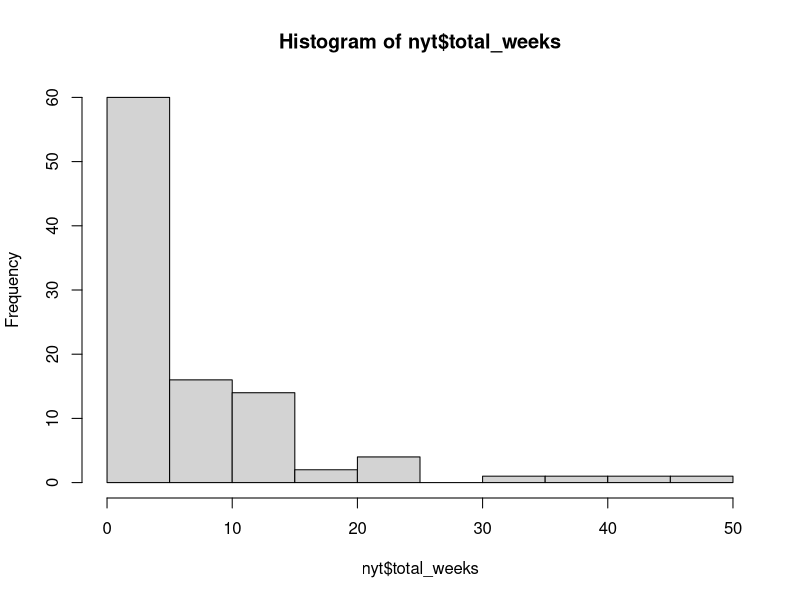

This chart was generated by the following R code:
# BIO319 Workshop 1 Script
# Fafa Adorkor
# 23/01/2024

1+3
6*24
16385534636*46854764
64476+6548568

x <- 10
y <- 20
x*y
class(x)

a <- TRUE
b <- FALSE

1 < 2
1 > 2

1 < 2 & 1 > 0

1 < 2 | 1 > 0

#Q1
7 >= 6

#Q2
x <- 12 / 3 > 3 & 5 ^ 2 < 25

x

#Q3
y <- 12 / 3 > 3 | 5 ^ 2 < 25 | 1 == 2

y

#Q4
z <- FALSE

z == TRUE

#Q5
c <- 'the cake'
c

l <- 'a lie'
l

c==l

#Q6
fn <- 'fafa'

ln <- 'adorkor'

nchar(fn) # or nchar ('Fafa')

nchar(ln)

nchar(fn) >= 6

#Q7

a <- nchar(fn) > 6 
b <- nchar(fn) != nchar("James") 
c <- nchar(fn) != nchar("Janelle")
d <- nchar(fn) != nchar("Jamil")
e <- nchar(fn) != nchar("Jessica")

a
b
c
d
e

a & b | c | d | e

# or nchar('Joe') < 6 & 'Joe' != 'James' & 'Joe' != 'Jamil' & 'Joe' != 'Jessica'

fn == "Janelle"

rep(x = c('I', 'will', 'not', 'tell', 'lies'), times = 100)

# 100 'elements' long so 'times = 20'

rep(x = c('a','b','c'), each = 5)

# 'x =' not needed

#5.1
seq(from = 0, to = 15, by = 0.1)

1:20

x <- c('a', 'b','c', 'd', 'e', 'f', 'g', 'h')

x[3]

x[3:5]

#5.2
x[seq(from = 1, to = 5, by = 2)]

x <- c(1, 2, 3, 4, 5, 6, 7, 8, 9, 8, 7, 6, 5, 4, 3, 2, 1)
x > 5
y <- x[x > 5]
print(y)

#5.3
x <- 2:15
x
y <- x[x <= 7]
print(y)

x %% 3 == 0

z <- x[x %% 3 == 0]
print(z)

#5.4
mat1.data <- c(1, 2, 3, 4, 5, 6, 7, 8, 9)
mat1 <- matrix(mat1.data,
               nrow = 3,
               ncol = 3,
               byrow = TRUE)
mat1

mat1 <- matrix(mat1.data,
               nrow = 3,
               ncol = 3,
               byrow = FALSE)
# numbers go down the columns rather than across the row

mat2.data <- c('a','b','c','d','e','f','g','h','i','j','k','l')
mat2 <- matrix(mat2.data,
               nrow = 3,
               ncol = 4,
               byrow = FALSE)
mat2

mat2[1,3]
mat2[,2]
mat2[2,]

mat2[3,4]
mat2[2:3,1]
mat2[2:3,]

#6.1
read.csv("NYTBestsellers.csv")
nyt <- read.csv("NYTBestsellers.csv")
nyt
str(nyt)

nyt[1:3, 2:5]
nyt[3,]
nyt[1:5, 'title']

#6.2
hist(nyt$total_weeks)
nyt$title[1:5]

nyt$personal_rating <- rep('brilliant', times = nrow(nyt))

nyt$number_of_pages <- rep(c(100,200,300,400,500), each = 20)

rep(seq(100,500, by = 100), each = 20)

nyt$number_of_pages <- rep(seq(100,500, by = 100), each = 20)

#Q8
w <- 'melanogaster'
x <- 1:12
y <- FALSE
z <- x + 1

class(z)

#Q9
vec <- seq( 2, 100, by = 2)
vec

#Q10
vec <- seq( 1001, 1500, by = 2)
vec <- vec[vec %% 7 == 0]
vec

#Q11
best10 <- nyt$title[nyt$total_weeks >= 10]
best10

#Q12
shortdf <- nyt[nyt$total_weeks >= 10 & nchar(nyt$title) < 15, ]
shortdf

#Q13
shortdf$long10 <- 'yes'
shortdf$long10[nchar(shortdf$title) != 10] <- 'no'
shortdf

#Q14
finaldf <- shortdf[ , c('title', 'author', 'year', 'long10')]
finaldf
